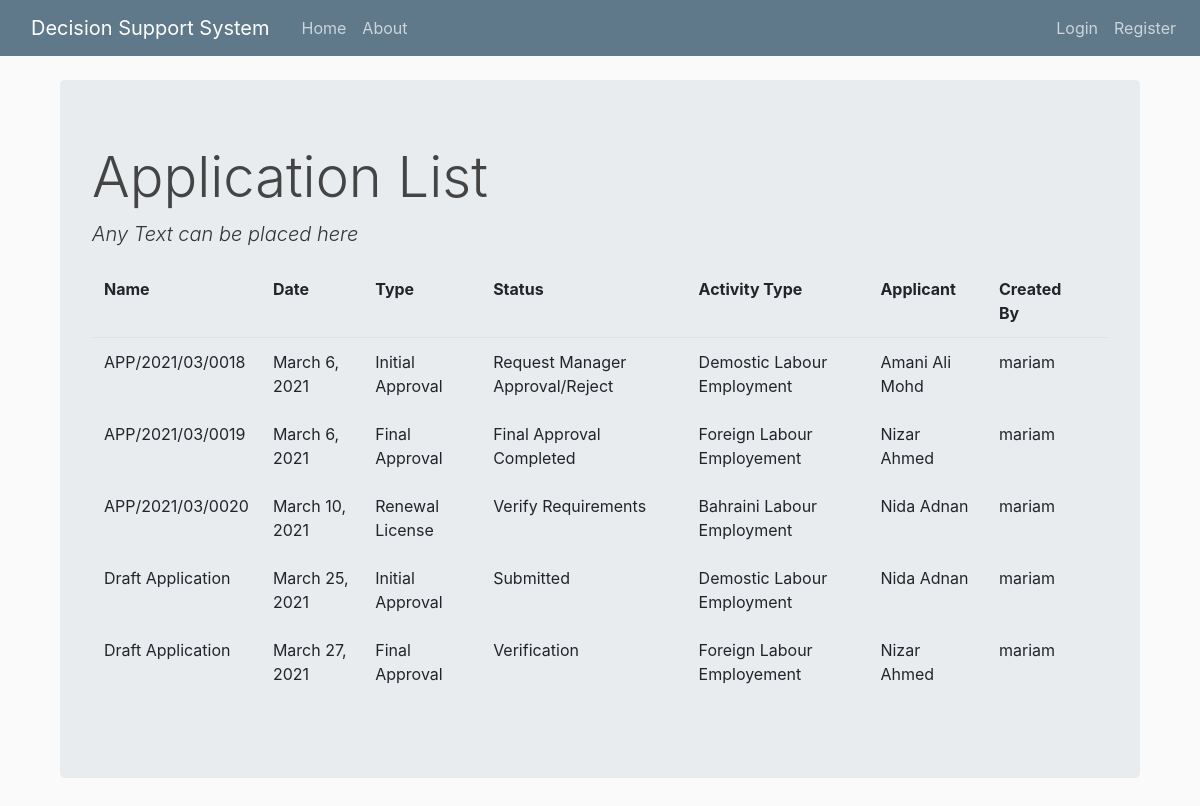
Screenshot of /application/list/ with the database file from the repository.
### app/models.py (models this page shows, shortened)
class Application(models.Model):
    activity_type_list = (
        ('demostic', 'Demostic Labour Employment'),
        ('foreign', 'Foreign Labour Employement'),
        ('local', 'Bahraini Labour Employment')
    )
    financial_guarantee_list = (
        ('manager_cheque', 'Manager Cheque'),
        ('bank_guarantee', 'Bank Guarantee')
    )
    intial_approval_list = (
        ('approve', 'Approve'),
        ('reject', 'Reject')
    )
    app_type_list = (
        ('initial','Initial Approval'),
        ('final','Final Approval'),
        ('renew','Renewal License'),
        ('cancel','Cancel License')
    )
    app_no = models.CharField(_("Application No"), max_length=50, default='Draft Application')
    app_date = models.DateField(_("Application Date"), default=datetime.date.today)
    app_type = models.CharField(_("Application Type"), max_length=50, choices=app_type_list)
    app_status_index = models.IntegerField(_("Status No"), default=0)
    app_current_status = models.CharField(_("Status"), max_length=50, default='Draft')
    app_next_status = models.CharField(_("Status"), max_length=50, default='Draft')
    activty_type = models.CharField(_("Activity Type"), max_length=50, choices=activity_type_list)
    staff_comments = models.TextField(_("Comments"), blank=True)
    manager_comments = models.TextField(_("Manager Comments"), blank=True)
    approval = models.CharField(_("Manager Decision"), max_length=50, choices=intial_approval_list, blank=True)
    financial_guarantee = models.CharField(_("Financial Guarantee"), max_length=50, choices=financial_guarantee_list, blank=True)
    financial_guarantee_expiry_date = models.DateField(_("Financial Guarantee Expiry Date"), null=True, blank=True)
    cr = models.CharField(_("CR No"), max_length=50, blank=True)
    cr_reg_date = models.DateField(_("Registration Date"), null=True, blank=True)
    full_en_name = models.CharField(_("Commercial Eng Name"), max_length=250, blank=True)
    license_no = models.CharField(_("License No"), max_length=50, blank=True)
    license_expiry_date = models.DateField(_("License Expiry Date"), null=True, blank=True)
    flat_no = models.IntegerField(_("Flat No"), default=0)
    building_no = models.IntegerField(_("Building No"), default=0)
    road_no = models.IntegerField(_("Road No"), default=0)
    area = models.CharField(_("Area"), max_length=50, blank=True)
    contact1 = models.CharField(_("Phone"), max_length=50, blank=True)
    contact2 = models.CharField(_("Fax"), max_length=50, blank=True)
    email = models.EmailField(_("Email"), max_length=254, blank=True)
    fh_flat_no = models.IntegerField(_("Flat No"), default=0)
    fh_building_no = models.IntegerField(_("Building No"), default=0)
    fh_road_no = models.IntegerField(_("Road No"), default=0)
    fh_area = models.CharField(_("Area"), max_length=50, blank=True)
    fh_contact1 = models.CharField(_("Phone"), max_length=50, blank=True)
    fh_contact2 = models.CharField(_("Fax"), max_length=50, blank=True)
    qsreq = models.IntegerField(_("Uploaded Documents"), default=0)
    qnreq = models.IntegerField(_("Org Required Documents"), default=1)
    dreq = models.FloatField(_("Adequacy of Requirements Level"), default=0)
    qsrec = models.IntegerField(_("Satisfying Recommendations"), default=0)
    qnrec = models.IntegerField(_("All Recommendations"), default=1)
    drec = models.FloatField(_("Adequacy of Recommendations Level"), default=0)
    cr_doc = models.FileField(_("CR Doc"), upload_to='doc_library', max_length=100, null=True, blank=True)
    bank_statement_doc = models.FileField(_("Bank Statement Doc"), upload_to='doc_library', max_length=100, null=True, blank=True)
    lmra_agreement = models.FileField(_("LMRA Agreement"), upload_to='doc_library', max_length=100, null=True, blank=True)
    cert1_doc = models.FileField(_("MOIS Cert"), upload_to='doc_library', max_length=100, null=True, blank=True)
    cert2_doc = models.FileField(_("MOH Cert"), upload_to='doc_library', max_length=100, null=True, blank=True)
    cert3_doc = models.FileField(_("MOL Cert"), upload_to='doc_library', max_length=100, null=True, blank=True)
    cr_rent_doc = models.FileField(_("CR Rental Agreement Doc"), upload_to='doc_library', max_length=100, null=True, blank=True)
    fh_rent_doc = models.FileField(_("Temp FH Rental Agreement Doc"), upload_to='doc_library', max_length=100, null=True, blank=True)
    cr_ewa_bill_doc = models.FileField(_("CR EWA Bill Doc"), upload_to='doc_library', max_length=100, null=True, blank=True)
    fh_ewa_bill_doc = models.FileField(_("Temp FH EWA Bill Doc"), upload_to='doc_library', max_length=100, null=True, blank=True)
    employment_office_receipt = models.FileField(_("Employment Office Receipt"), upload_to='doc_library', max_length=100, null=True, blank=True)
    applicant_id = models.ForeignKey(Applicant, verbose_name=_(""), on_delete=models.CASCADE)
    user_id = models.ForeignKey(User, verbose_name=_(""), on_delete=models.CASCADE)

class Applicant(models.Model):
    gender_list = (
        ('male', 'Male'),
        ('female', 'Female'),
    )
    qualification_list = (
        ('secondary_school', 'Secondary School'),
        ('diploma', 'Diploma'),
        ('bsc', 'BSc'),
        ('high_diploma', 'High Diploma'),
        ('master', 'Master'),
        ('phd', 'PhD'),
    )
    nationality_list = (
        ('none', 'Select your nationality'),
        ('bahraini', 'Bahraini'),
        ('non_bahraini', 'None Bahraini')
    )
    cpr = models.CharField(_("CPR No"), max_length=9)
    cpr_expiry_date = models.DateField(_("CPR Expire Date"), auto_now=False, auto_now_add=False)
    passport_expiry_date = models.DateField(_("Passport Expire Date"), auto_now=False, auto_now_add=False)
    fullname = models.CharField(_("Full Name"), max_length=100)
    nationality =  models.CharField(_("Nationality"), max_length=50, choices=nationality_list, default='none')
    gender = models.CharField(_("Gender"), max_length=10, choices=gender_list)
    qualification = models.CharField(_("Qualification"), max_length=50, choices=qualification_list)
    occupcation = models.CharField(_("Occupation"), max_length=50)
    has_application = models.BooleanField(_("Has Applicatino on process"), default=False)
    flat_no = models.IntegerField(_("Flat No"), default=0)
    building_no = models.IntegerField(_("Building No"), default=0)
    road_no = models.IntegerField(_("Road No"), default=0)
    area = models.CharField(_("Area"), max_length=50, blank=True)
    contact1 = models.CharField(_("Phone"), max_length=50, blank=True)
    contact2 = models.CharField(_("Mobile"), max_length=50, blank=True)
    email = models.EmailField(_("Email"), max_length=254, blank=True)
    user_id = models.ForeignKey(User, verbose_name=_(""), on_delete=models.CASCADE)
    cpr_doc = models.FileField(_("CPR Doc"), upload_to='doc_library', max_length=100)
    passport_doc = models.FileField(_("Passport Doc"), upload_to='doc_library', max_length=100)
    behavior_cert_doc = models.FileField(_("Behavior Certificate Doc"), upload_to='doc_library', max_length=100)
    bank_statement_doc = models.FileField(_("Bank Statement Doc"), upload_to='doc_library', max_length=100)
    is_10000_exist = models.BooleanField(_("Is 10000 BD exist in Applicant Bank Statement"), default=False)

### app/views.py (the view)
# urls.py: path('application/list/',views.application_list,name='application_list'),
def application_list(request):
    context = {'application_list': Application.objects.all()}
    return render(request, "app/application_list.html", context)

### app/templates/app/application_list.html (shortened to what this page needs)
{% extends "app/base.html" %}
{% block content %}
<h1 class="display-4">Application List</h1>
<p class="lead font-italic">Any Text can be placed here</p>
<table class="table table-borderless">
    <thead class="border-bottom font-weight-bold">
        <tr>
            <td>Name</td>
            <td>Date</td>
            <td>Type</td>
            <td>Status</td>
            <td>Activity Type</td>
            <td>Applicant</td>
            <td>Created By</td>
            <td>
            </td>
        </tr>
    </thead>
    <tbody>
        {% for application in application_list %}
            <tr>
                <td>{{application.app_no}}</td>
                <td>{{application.app_date}}</td>
                <td>{{application.get_app_type_display}}</td>
                <td>{{application.app_current_status}}</td>
                <td>{{application.get_activty_type_display}}</td>
                <td>{{application.applicant_id.fullname}}</td>
                <td>{{application.user_id.username}}</td>
                <td>
                </td>
            </tr>
        {% endfor %}
    </tbody>
</table>
{% endblock content %}

### app/static/app/main.css (style rules this page uses)
body { background: #fafafa; color: #333333; margin-top: 5rem; }
h1, h2, h3, h4, h5, h6 { color: #444444; }

### rows the page displays
Application: app_no "APP/2021/03/0018", app_date "March 6, 2021", app_type "Initial Approval", app_current_status "Request Manager Approval/Reject", activty_type "Demostic Labour Employment", applicant_id.fullname "Amani Ali Mohd", user_id.username "mariam"
Application: app_no "APP/2021/03/0019", app_date "March 6, 2021", app_type "Final Approval", app_current_status "Final Approval Completed", activty_type "Foreign Labour Employement", applicant_id.fullname "Nizar Ahmed", user_id.username "mariam"
Application: app_no "APP/2021/03/0020", app_date "March 10, 2021", app_type "Renewal License", app_current_status "Verify Requirements", activty_type "Bahraini Labour Employment", applicant_id.fullname "Nida Adnan", user_id.username "mariam"
Application: app_no "Draft Application", app_date "March 25, 2021", app_type "Initial Approval", app_current_status "Submitted", activty_type "Demostic Labour Employment", applicant_id.fullname "Nida Adnan", user_id.username "mariam"
Application: app_no "Draft Application", app_date "March 27, 2021", app_type "Final Approval", app_current_status "Verification", activty_type "Foreign Labour Employement", applicant_id.fullname "Nizar Ahmed", user_id.username "mariam"
